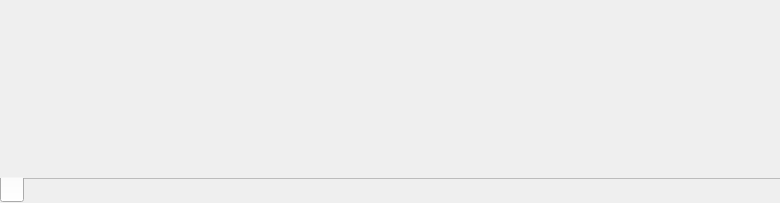
<?xml version="1.0" encoding="UTF-8"?>
<ui version="4.0">
 <class>Instruments_widget</class>
 <widget class="QWidget" name="Instruments_widget">
  <property name="geometry">
   <rect>
    <x>0</x>
    <y>0</y>
    <width>780</width>
    <height>203</height>
   </rect>
  </property>
  <property name="sizePolicy">
   <sizepolicy hsizetype="Preferred" vsizetype="Minimum">
    <horstretch>0</horstretch>
    <verstretch>0</verstretch>
   </sizepolicy>
  </property>
  <property name="windowTitle">
   <string>Instruments_widget</string>
  </property>
  <property name="styleSheet">
   <string notr="true"/>
  </property>
  <layout class="QGridLayout">
   <property name="margin">
    <number>0</number>
   </property>
   <property name="spacing">
    <number>0</number>
   </property>
   <item row="0" column="1">
    <widget class="QTabWidget" name="tabs">
     <property name="sizePolicy">
      <sizepolicy hsizetype="Expanding" vsizetype="Minimum">
       <horstretch>0</horstretch>
       <verstretch>0</verstretch>
      </sizepolicy>
     </property>
     <property name="autoFillBackground">
      <bool>true</bool>
     </property>
     <property name="styleSheet">
      <string notr="true"/>
     </property>
     <property name="tabPosition">
      <enum>QTabWidget::South</enum>
     </property>
     <property name="tabShape">
      <enum>QTabWidget::Rounded</enum>
     </property>
     <property name="elideMode">
      <enum>Qt::ElideLeft</enum>
     </property>
     <property name="usesScrollButtons">
      <bool>true</bool>
     </property>
     <property name="documentMode">
      <bool>true</bool>
     </property>
     <property name="tabsClosable">
      <bool>false</bool>
     </property>
     <property name="movable">
      <bool>true</bool>
     </property>
     <widget class="QWidget" name="tab">
      <attribute name="title">
       <string>&lt;New Instrument&gt;</string>
      </attribute>
     </widget>
    </widget>
   </item>
  </layout>
 </widget>
 <layoutdefault spacing="6" margin="11"/>
 <pixmapfunction>qPixmapFromMimeSource</pixmapfunction>
 <resources>
  <include location="../web/perspective4.png"/>
  <include location="../web/res.qrc"/>
 </resources>
 <connections/>
</ui>
